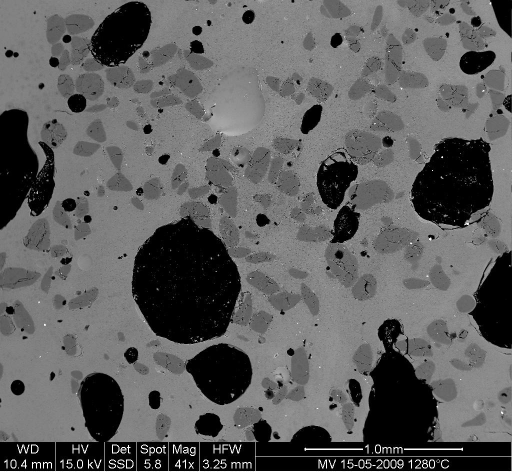
#> input picture Lectures/05_scikit-image/bubbles.jpg, 1024 x 943 px (shown at 1/2 size)
$ jupyter execute --allow-errors cse_skimage.ipynb   (shell and % lines are left out)   (older library calls are emulated)
#> lines starting #> are read from the running program, lines starting #| are printed output that depends on the picture; after the words box and inside, x2 and y2 are one past the last pixel; in counts of white or black regions, pixels touching at a corner belong together
[cell 1]
import numpy as np

import matplotlib.pyplot as plt

# CSE: scipy.ndimage and scikit-image

- [ndimage docs](http://docs.scipy.org/doc/scipy/reference/ndimage.html)

#> (a cell that did not finish here is left out)

## Counting grains and bubbles

This Scanning Element Microscopy image shows a glass sample
(light gray matrix) with some bubbles (black) and unmolten
sand grains (dark gray). We wish to determine the fraction
of the sample covered by these three phases,
and to estimate the number of sand grains and bubbles,
their average sizes, etc.

### Loading the slide

[cell 3]
from IPython.display import Image
Image( 'bubbles.jpg')

[cell 4]
#img = np.flipud(plt.imread('bubbles.jpg'))
img = plt.imread('bubbles.jpg')
#> img is the input picture: shape (943, 1024); min 0, max 255, mean 94.8
plt.imshow(img, cmap=plt.cm.gray, interpolation='nearest');
#> (this line was passed over: IPython is not available in this run)

### Remove banner

[cell 5]
img_clean = img[:880, :]
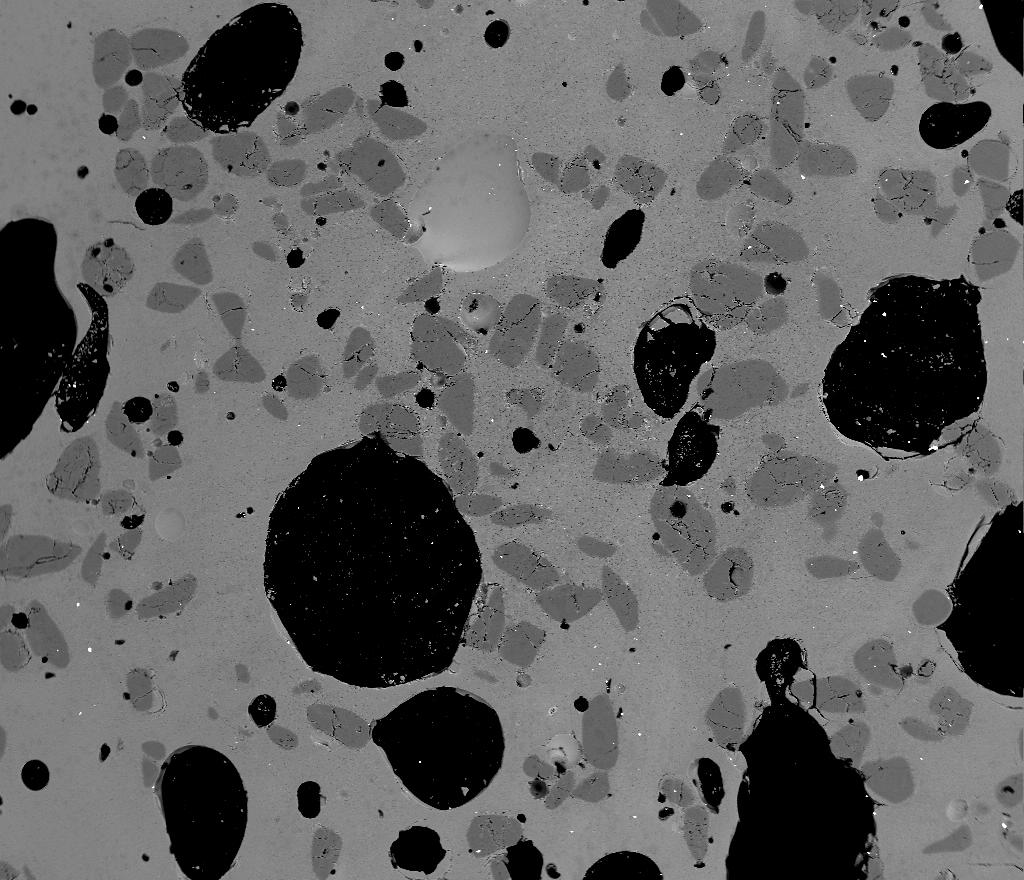
#> img_clean: shape (880, 1024); min 0, max 255, mean 98.9
plt.imshow(img_clean, cmap=plt.cm.gray, interpolation='nearest');
#> (this line was passed over: IPython is not available in this run)

### Filter to get rid of speckles

Note matplotlib default colormap and interpolation:

[cell 6]
import numpy as np
x = np.arange(12).reshape((3, 4))
print(x)
plt.imshow(x);
#> (this line was passed over: IPython is not available in this run)

[cell 7]
import scipy.ndimage as ndi
img_med = ndi.median_filter(img_clean, size=5)
plt.imshow(img_med, cmap=plt.cm.gray, interpolation='nearest');
#> (this line was passed over: IPython is not available in this run)

### Find threshold values

[cell 8]
plt.hist(img_med.flatten(), bins=40, range=(0, 150));
#> (this line was passed over: IPython is not available in this run)

### Separate layers by thresholding

[cell 9]
bubbles = (img_med <= 50)
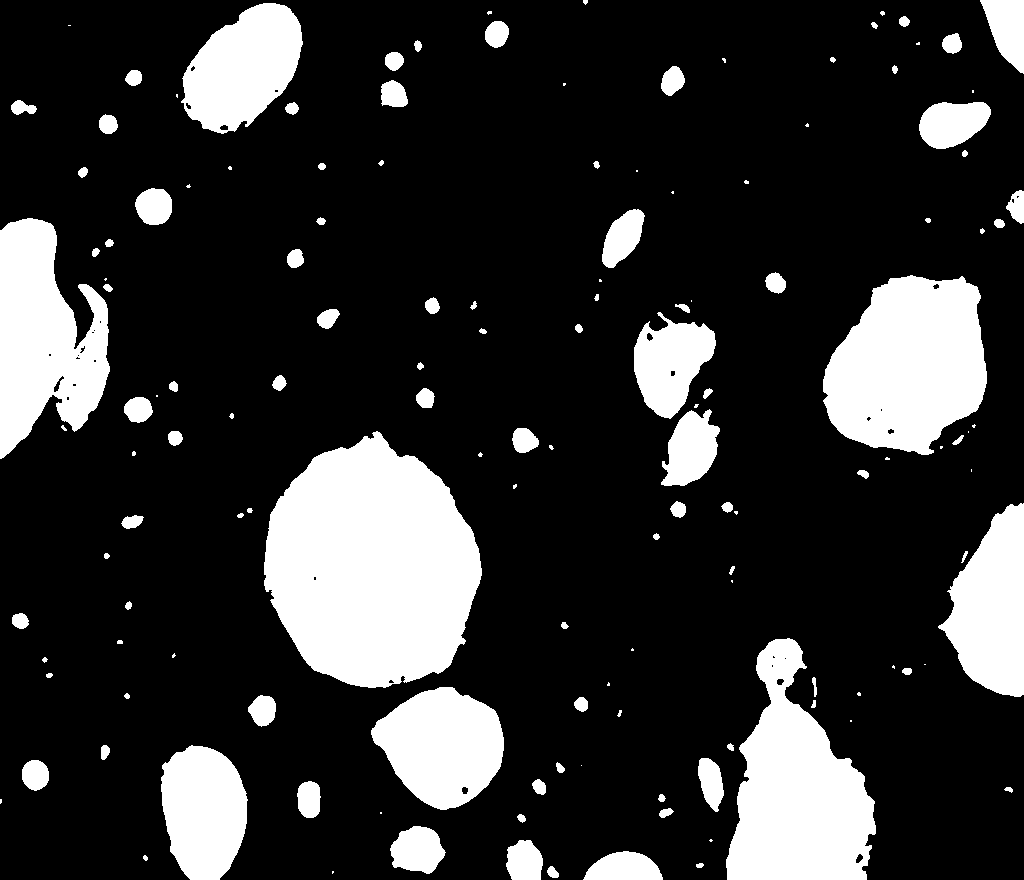
#> bubbles: shape (880, 1024) bool; 19.7% white; 144 white regions (43 under 20 px), largest, box (x1, y1, x2, y2) and area: (264, 431, 482, 688) 41029, (823, 275, 987, 455) 21981, (726, 638, 876, 880) 21739
sand = (img_med > 50) & (img_med <= 120)
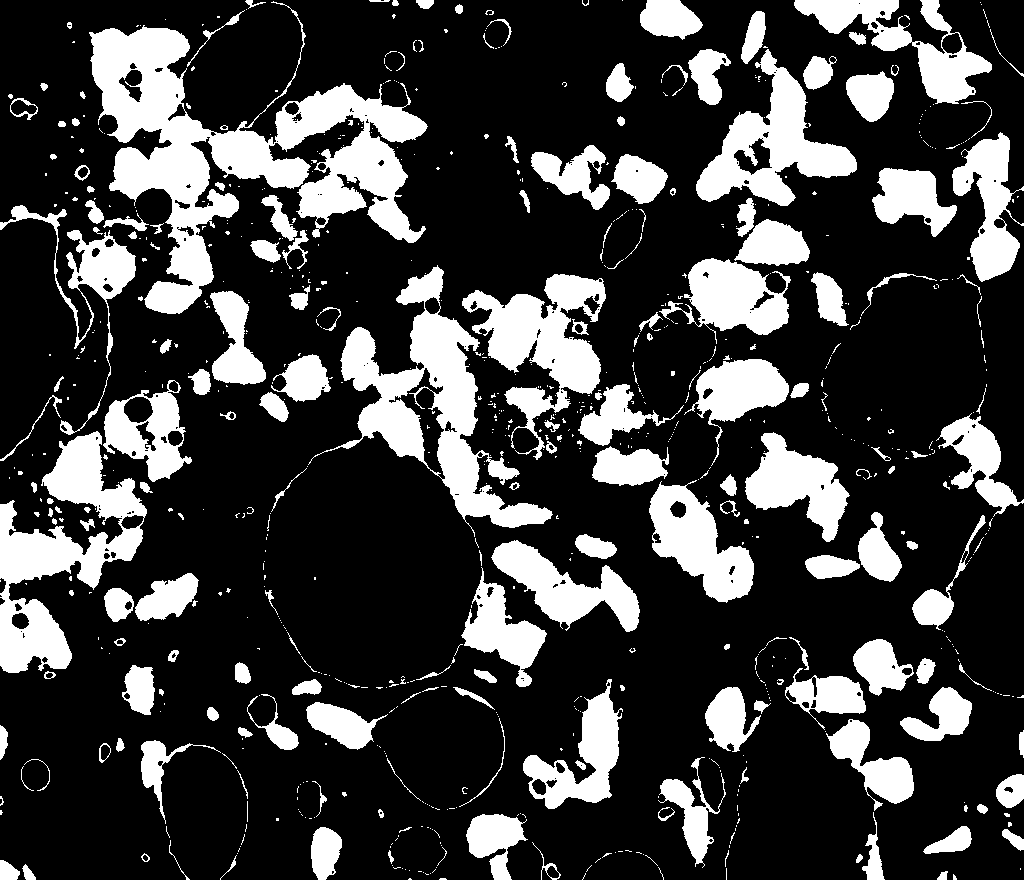
#> sand: shape (880, 1024) bool; 24.2% white; 810 white regions (604 under 20 px), largest, box (x1, y1, x2, y2) and area: (89, 1, 428, 314) 33301, (308, 265, 553, 537) 16540, (0, 431, 147, 673) 14021
glass = (img_med > 120)
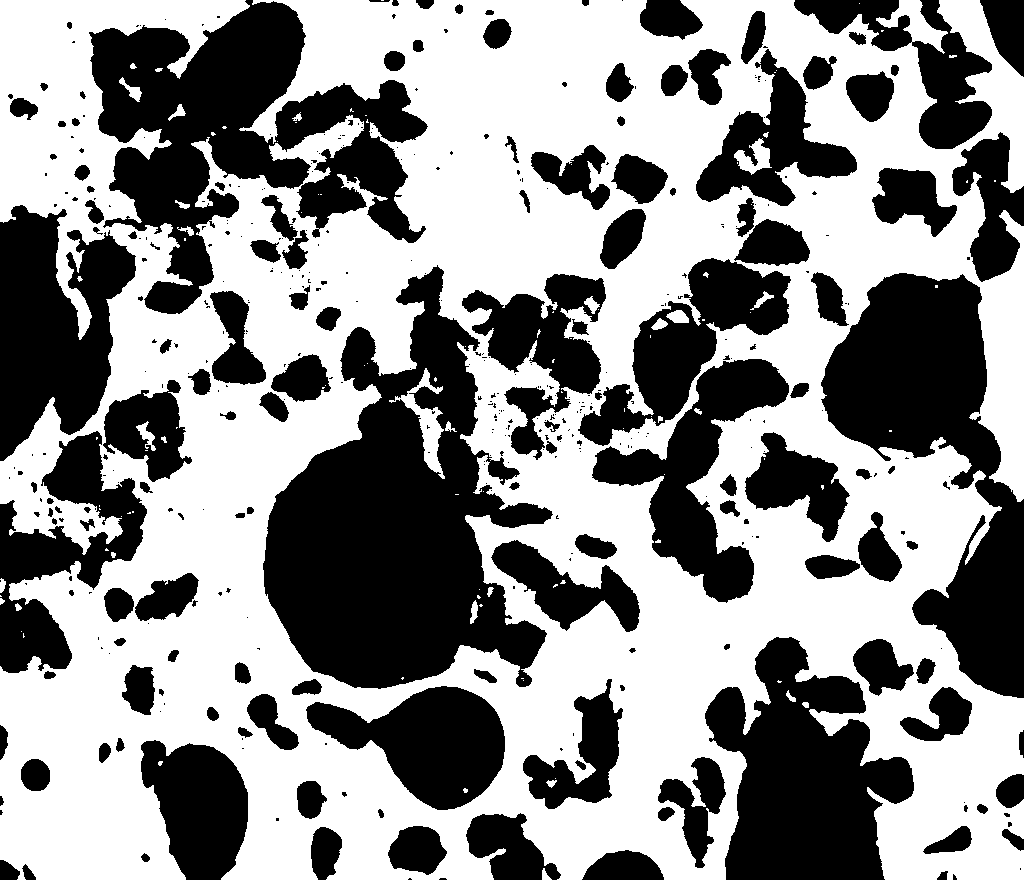
#> glass: shape (880, 1024) bool; 56.1% white; 429 black regions (278 under 20 px), largest, box (x1, y1, x2, y2) and area: (263, 265, 553, 689) 62569, (89, 0, 428, 314) 46932, (821, 273, 1024, 698) 38554

def plot_images(cmap=plt.cm.gray):
    for n, (name, image) in \
        enumerate([('Original', img_med),
                   ('Bubbles', bubbles),
                   ('Sand', sand),
                   ('Glass', glass)]):

        plt.subplot(2, 2, n + 1)
        plt.imshow(image, cmap=cmap)
        plt.title(name)
        plt.axis('off')
#> this loop made 1 pass
#> name on pass 1: 'Original'

plot_images();
#> (the call stopped at in plot_images, `plt.subplot(2, 2, n + 1)`: IPython is not available in this run)

### Visualise layers

[cell 10]
def plot_color_overlay():
    all_layers = np.zeros((img_clean.shape[0],
                           img_clean.shape[1], 3)) # Color image

    # You shouldn't run this if bubbles isn't a mask
    # -- otherwise, fancy indexing instead of masking
    assert(bubbles.dtype == np.bool)

    all_layers[bubbles] = (1, 0, 0)
    all_layers[sand] = (1, 1, 0)
    all_layers[glass] = (0, 0, 1)

    plt.imshow(all_layers)
#> (this line was passed over: IPython is not available in this run)

$ run again, with Lectures/05_scikit-image/superprom_prev.jpg copied over Lectures/05_scikit-image/bubbles.jpg
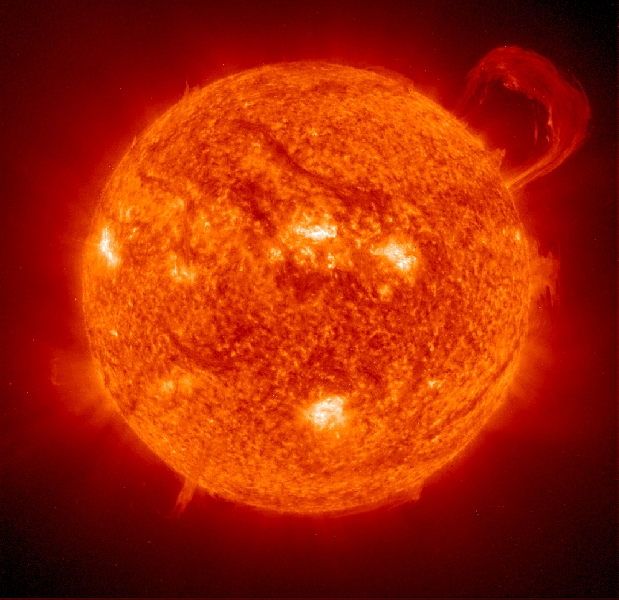
#> input picture Lectures/05_scikit-image/superprom_prev.jpg, 619 x 600 px
#> img is the input picture: shape (600, 619, 3); mean R, G, B 162.1, 36.7, 3.3
#> the loop in plot_images, `for n, (name, image) in \ enumerate([('Original', img_med), ('Bubbles'..` made 1 pass
#> name on pass 1: 'Original'
#> the loop `for name, img in [('Sand', sand), ('Bubbles', bubbles), ('Glass', glas..` made 3 passes
#> (printed output is left out)
#> pass 1, `labels, count = ndi.label(img)`:
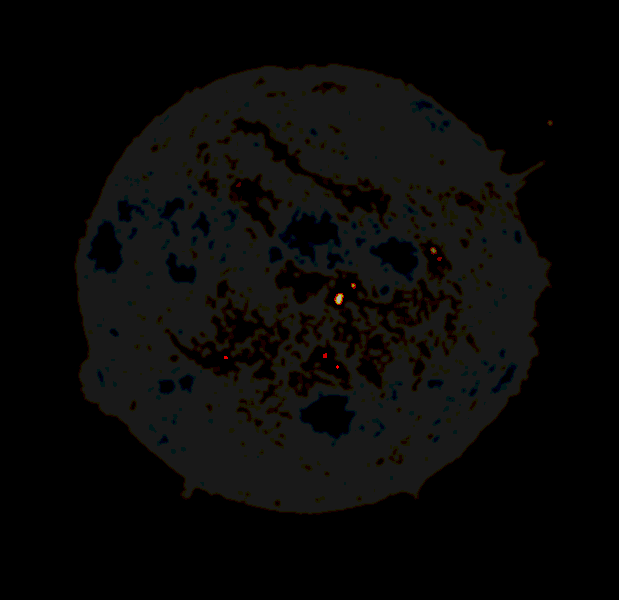
#> labels: shape (600, 619, 3) int32; mean R, G, B 0.379, 0.36, 0.327; drawn with min black and max white
#> pass 3, `labels, count = ndi.label(img)`:
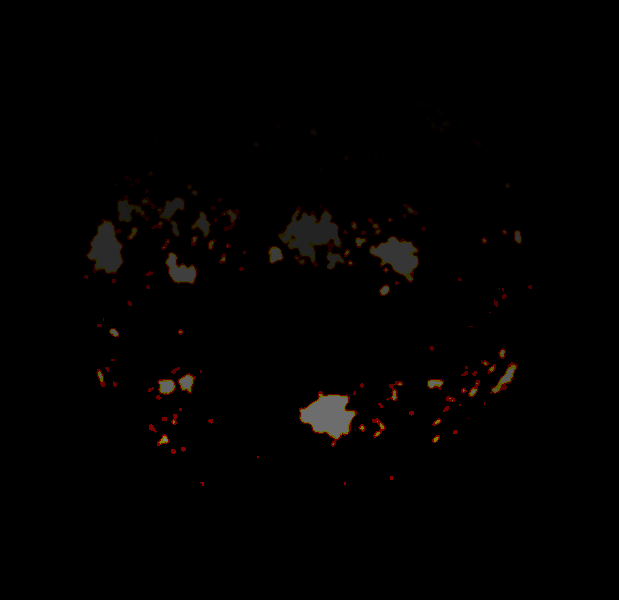
#> labels: shape (600, 619, 3) int32; mean R, G, B 2.3, 1.4, 1
